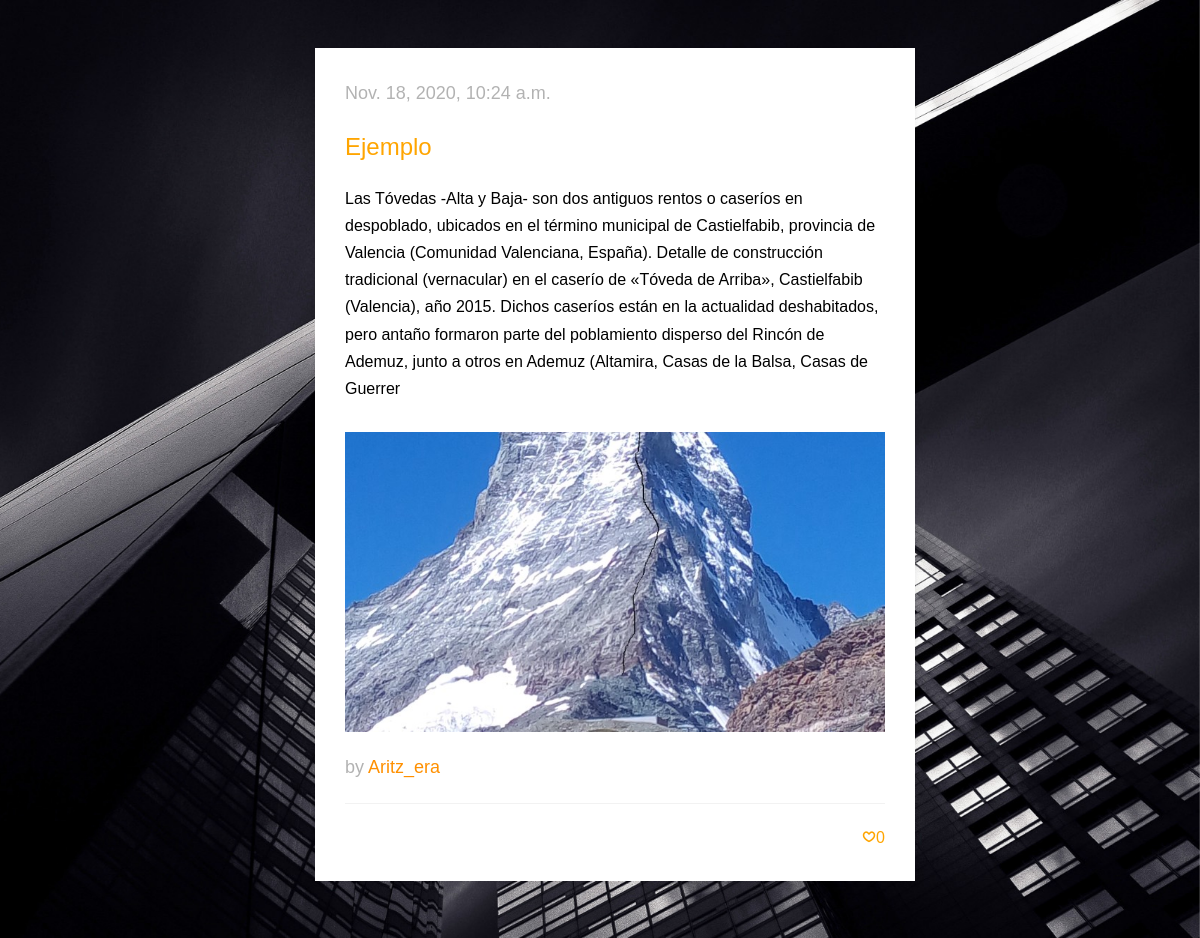
Screenshot of /post/3 with the database file from the repository.
### appRedSocial/models.py (models this page shows, shortened)
class Post(models.Model):
 titulo = models.CharField(max_length=50)
 autor = models.ForeignKey(Usuario, on_delete=models.CASCADE)
 fecha_publicacion = models.DateTimeField(auto_now_add=True)
 texto = models.CharField(max_length=500)
 likes = models.IntegerField(default=0)
 foto = models.ImageField(upload_to='img/',blank=True, null=True)

class Usuario(models.Model):
 nombreUsuario = models.CharField( max_length=40, primary_key=True)
 contraseña = models.CharField( max_length=8, default='contraseña')
 estadoCivil = models.ForeignKey(EstadoCivil, on_delete=models.CASCADE)
 aficiones = models.ManyToManyField(Aficion, default=[0])#null=False, blank=False
 nombre = models.CharField(max_length=40)
 apellidoUno = models.CharField(max_length=40)
 apellidoDos = models.CharField(max_length=40)
 telefono = models.IntegerField(default=0)
 fecha_nacimiento = models.DateField()
 ciudad = models.ForeignKey(Ciudad, on_delete=models.CASCADE)
 fotoPerfil = models.ImageField(upload_to='img/',blank=True, null=True)
 descripcion = models.CharField(max_length=250)
 sobreMi = models.TextField(null=True, blank=True)
 email = models.EmailField(max_length = 100)
 fotoDescripcion = models.ImageField(upload_to='img/', null=True, blank=True)
 segidos = models.ManyToManyField("self")
 segidores = models.ManyToManyField("self")
 def __str__(self):
        return self.nombreUsuario

### appRedSocial/views.py (the view)
# urls.py: path('post/<int:post_id>', views.post, name='post'),
def post(request, post_id):
	post = get_object_or_404(Post, pk=post_id)
	context = {'post': post}
	return render(request, 'post.html', context)

### appRedSocial/templates/post.html (shortened to what this page needs)
{% extends "base.html" %}
{% block styles %}
{% load static %}
<link rel="stylesheet" href="{% static 'css/animate.css' %}">
<link rel="stylesheet" href="{% static 'css/icomoon.css' %}">
<link rel="stylesheet" href="{% static 'css/bootstrap.css' %}">
<link rel="stylesheet" href="{% static 'css/style.css' %}">
<link rel="stylesheet" href="{% static 'css/imagenFondoCiudad.css' %}">
{% endblock %}
{% block content %}
            <div id="fh5co-blog">
              <div class="container">
                  {% if post %}
                  <div class="center">
                    <div class="individual">
                      <div class="blog-text">
                        <span class="posted_on">{{post.fecha_publicacion}}</span>
                        <h3>{{post.titulo}}</h3>
                        <p>{{post.texto}}</p>
                        {% load static %}
                        <div class="imagen-post" style="background-image: url({% static post.foto.name %});"></div>
                        <span class="by">by <a href="{% url 'perfil' post.autor.nombreUsuario %}">{{post.autor}}</a></span>
                        <ul class="stuff">
                          <li><i class="icon-heart2"></i>{{post.likes}}</li>
                        </ul>
                      </div>
                    </div>
                  </div>
                  {% else %}
                  <p>No existe el post seleccionado.</p>
                  {% endif %}
              </div>
            </div>
{% endblock %}

### appRedSocial/static/css/icomoon.css (style rules this page uses)
[class^="icon-"], [class*=" icon-"] { font-family: 'icomoon' !important; speak: none; font-style: normal; font-weight: normal; font-variant: normal; text-transform: none; line-height: 1; -webkit-font-smoothing: antialiased; -moz-osx-font-smoothing: grayscale; }
.icon-heart2:before { content: "\eaa4"; }

### appRedSocial/static/css/style.css (style rules this page uses)
body { font-family: "Space Mono", Arial, serif; font-weight: 400; font-size: 16px; line-height: 1.7; color: #4d4d4d; background: #fff; }
a { color: #FF9000; -webkit-transition: 0.5s; -o-transition: 0.5s; transition: 0.5s; }
p { margin-bottom: 30px; }
h1, h2, h3, h4, h5, h6, figure { color: #000; font-family: "Space Mono", Arial, serif; font-weight: 400; margin: 0 0 20px 0; }
#fh5co-about, #fh5co-resume, #fh5co-skills, #fh5co-started, #fh5co-work, #fh5co-blog, #fh5co-pricing, #fh5co-contact { padding: 3em 0; clear: both; }
.individual .blog-text { margin-bottom: 30px; position: relative; width: 100%; padding: 30px; float: left; background: #fff; -webkit-box-shadow: 0px 2px 5px 0px rgba(0, 0, 0, 0.06); -moz-box-shadow: 0px 2px 5px 0px rgba(0, 0, 0, 0.06); box-shadow: 0px 2px 5px 0px rgba(0, 0, 0, 0.06); -webkit-transition: 0.3s; -o-transition: 0.3s; transition: 0.3s; }
.individual .blog-text span { display: inline-block; margin-bottom: 20px; font-size: 18px !important; color: rgba(0, 0, 0, 0.3); }
.by { padding-top: 20px; }
.individual .blog-text .stuff { margin: 0; padding: 0; border-top: 1px solid rgba(0, 0, 0, 0.05); padding-top: 20px; }
.individual .blog-text .stuff li { list-style: none; display: inline-block; margin-left: 10px; }
.individual .blog-text .stuff li:first-child { margin-left: 0; }
.individual .blog-text .stuff li:last-child { float: right; }
.individual .blog-text .stuff li:last-child i { padding-right: 0; padding-left: 10px; }
.individual .blog-text .stuff li i { font-size: 14px; padding-right: 5px; }
.individual .blog-text h3 { font-size: 24px; margin-bottom: 20px; line-height: 1.5; color: orange; }
.individual .blog-text p { color: black; }
.individual { height: 500px; width: 600px; margin: auto; background: rgba(250, 250, 250, 0.95); color: orange; }
.imagen-post { display: block; width: 100%; background-size: cover; background-position: center center; background-repeat: no-repeat; position: relative; height: 300px; padding-top: 20px; }

### rows the page displays
Post: fecha_publicacion "Nov. 18, 2020, 10:24 a.m.", titulo "Ejemplo", texto "Las Tóvedas -Alta y Baja- son dos antiguos rentos o caseríos en despoblado, ubicados en el término municipal de Castielfabib, provincia de Valencia (Comunidad Valenciana, España). Detalle de construcción tradicional (vernacular) en el caserío de «Tóveda de Arriba», Castielfabib (Valencia), año 2015. Dichos caseríos están en la actualidad deshabitados, pero antaño formaron parte del poblamiento disperso del Rincón de Ademuz, junto a otros en Ademuz (Altamira, Casas de la Balsa, Casas de Guerrer", foto (picture), autor "Aritz_era", likes "0"
